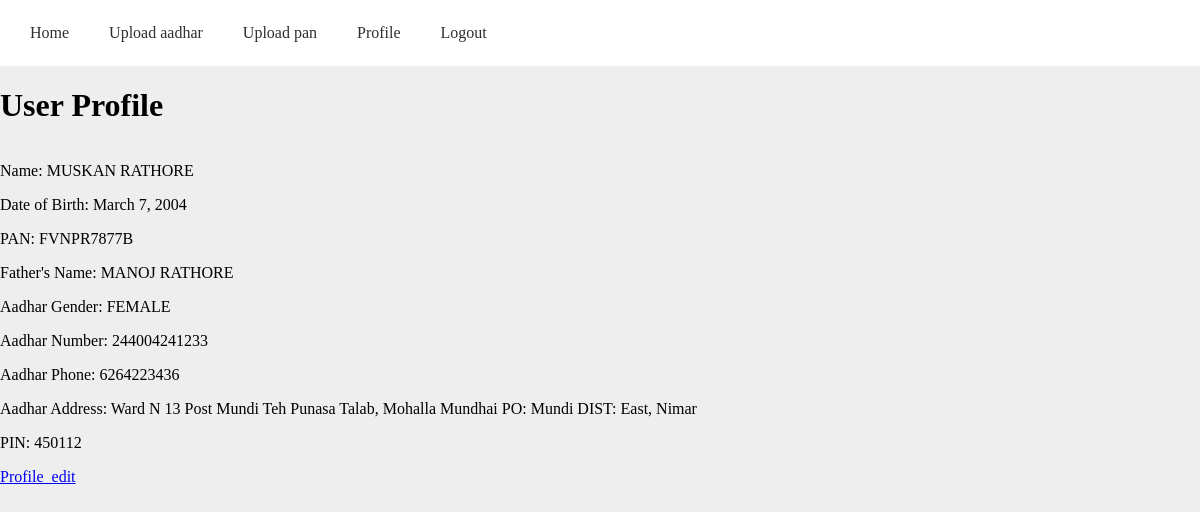
/profile/ (signed in), run on the app's committed database.
### ocr_app/models.py (models this page shows, shortened)
class Profile(models.Model):
    user= models.OneToOneField(User,on_delete=models.CASCADE)
    name = models.CharField(null=True,max_length=200,blank=True)
    DOB = models.DateField(null=True,max_length=10,blank=True)
    Pan = models.CharField(null=True,max_length=10,blank=True)
    Fathers_Name  = models.CharField(null=True,max_length=200,blank=True)
    aadhar_gender = models.CharField(null=True, blank=True, max_length=10)
    aadhar_number = models.IntegerField(null=True, blank=True,max_length=12)
    aadhar_Phone= models.PositiveIntegerField(null=True, blank=True,max_length=10)
    aadhar_address = models.TextField(null=True, blank=True)
    pin= models.PositiveIntegerField(null=True, blank=True,max_length=6)

### ocr_app/views.py (the view)
# urls.py: path('profile/', profile_view, name='profile_view'),
@login_required
def profile_view(request):
    try:
        profile_data = Profile.objects.get(user=request.user)
    except Profile.DoesNotExist:
        profile_data = None
    return render(request, 'profile_view.html', {'profile_data': profile_data})

### ocr_app/templates/profile_view.html (shortened to what this page needs)
{% extends 'base.html' %}
{% block content %}
    <h1>User Profile</h1>
    {% if profile_data %}
            <div class="profile-details">
                <p>Name: {{ profile_data.name }}</p>
                <p>Date of Birth: {{ profile_data.DOB }}</p>
                <p>PAN: {{ profile_data.Pan }}</p>
                <p>Father's Name: {{ profile_data.Fathers_Name }}</p>
                <p>Aadhar Gender: {{ profile_data.aadhar_gender }}</p>
                <p>Aadhar Number: {{ profile_data.aadhar_number }}</p>
                <p>Aadhar Phone: {{ profile_data.aadhar_Phone }}</p>
                <p>Aadhar Address: {{ profile_data.aadhar_address }}</p>
                <p>PIN: {{ profile_data.pin }}</p>
            </div>
    {% else %}
        <p>No profile found.</p>
    {% endif %}
 <a href="{% url 'Profile_edit' %}">Profile_edit</a>
{% endblock %}

### ocr_app/templates/base.html (shortened to what this page needs)
<!DOCTYPE html>
{% load static %}
<html lang="en">
<head>
</head>
<body>
    <nav>
        {% if user.is_authenticated %}
            <a href="{% url 'home' %}">Home</a>
            <a href="{% url 'upload_aadhar' %}">Upload aadhar</a>
            <a href="{% url 'upload_pan_card' %}">Upload pan</a>
            <a href="{% url 'profile_view' %}">Profile</a>
            <a class = "logout" href="{% url 'logout' %}">Logout</a>
        {% else %}
            <a href="{% url 'login' %}">Login</a>
            <a href="{% url 'register' %}">Register</a>
        {% endif %}
    </nav>
    {% block content %}
    {% endblock %}
</body>
</html>

### ocr_app/templates/base.html (style rules this page uses)
body { font-family: Poppins; margin: 0; padding: 0; background-color: #eeeeee; }
nav { background-color: #ffffff; overflow: hidden; padding: 10px; }
nav a { color: #2f2f30; font-size: 1.4 rem; font-weight: 500; font-family: Poppins; float: left; display: block; text-align: center; padding: 14px 20px; text-decoration: none; transition: color 0.3s ease; }

### ocr_app/templates/profile_view.html (style rules this page uses)
.profile-details { font-size: 16px; }

### data on the page
Profile: name "MUSKAN RATHORE", DOB "March 7, 2004", Pan "FVNPR7877B", Fathers_Name "MANOJ RATHORE", aadhar_gender "FEMALE", aadhar_number "244004241233", aadhar_Phone "6264223436", aadhar_address "Ward N 13 Post Mundi Teh Punasa Talab, Mohalla Mundhai PO: Mundi DIST: East, Nimar", pin "450112"
